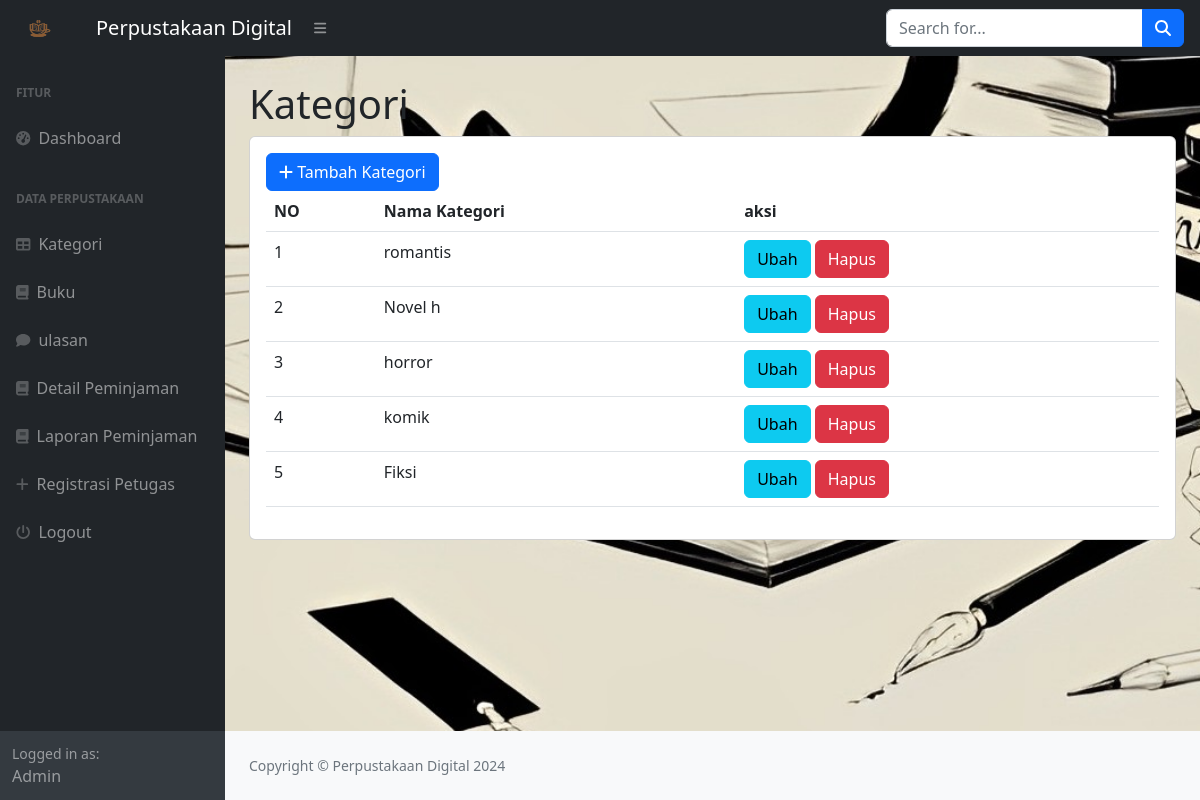
The page /index.php?page=kategori (signed in) on the database its author committed.
### tables this page shows
CREATE TABLE `kategori` (
  `id_kategori` int(11) NOT NULL,
  `kategori` varchar(255) DEFAULT NULL
);

### kategori.php (the view)
<h1 class="mt-4">Kategori</h1>
<div class="card">
    <div class="card-body">
        <div class="row">
        <div class="col-md-12">
            <a href="?page=kategori_tambah"  class="btn btn-primary" ><i class="fa fa-plus"></i> Tambah Kategori</a>
            <table class="table table" id="dataTable" width="100%" collspacing="0">
                <tr>
                    <th>NO</th>
                    <th>Nama Kategori</th>
                    <th>aksi</th>
                </tr>
                <?php
                $i = 1;
                    $query = mysqli_query($koneksi, "SELECT*FROM kategori");
                    while($data = mysqli_fetch_array($query)){
                        ?>
                        <tr>
                            <td><?php echo $i++; ?></td>
                            <td><?php echo $data['kategori']; ?></td>
                            <td>
                                <a href="?page=kategori_ubah&&id=<?php echo $data['id_kategori']; ?>"class="btn btn-info">Ubah</a>
                                <a onclick="return confirm('Apakah anda yakin menghapus data ini??????');" href="?page=kategori_hapus&&id=<?php echo $data['id_kategori']; ?>"class="btn btn-danger">Hapus</a>
                            </td>
                        </tr>
                        <?php
                    }
                ?>
            </table>
        </div>
        </div>
    </div>
</div>

### rows shown on the page
kategori: kategori "romantis"
kategori: kategori "Novel h"
kategori: kategori "horror"
kategori: kategori "komik"
kategori: kategori "Fiksi"

### other values the page prints
$_SESSION['nama'] "Admin"
